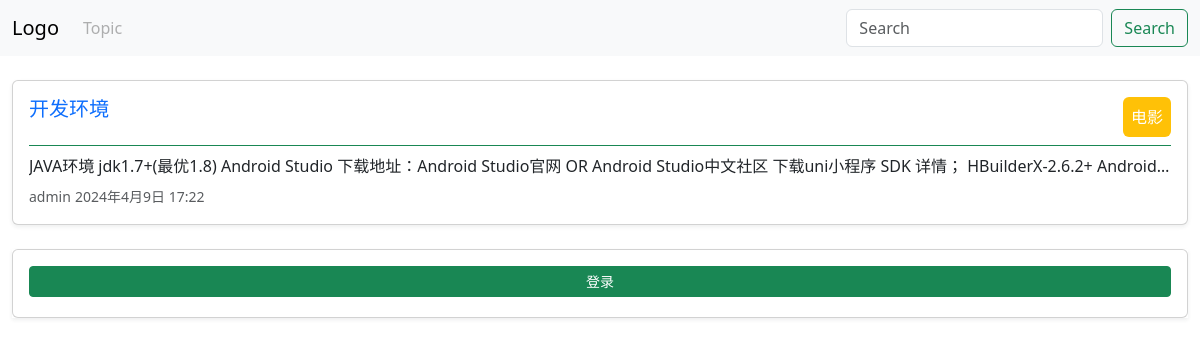
The page / on the database its author committed.
### posts/models.py (models this page shows)
class Posts(models.Model):
    title = models.CharField(max_length=50)
    content = models.TextField()
    date = models.DateTimeField(auto_now_add=True)
    topic = models.ForeignKey(Topics, on_delete=models.CASCADE)
    by = models.ForeignKey(User, on_delete=models.CASCADE)

class Topics(models.Model):
    subject = models.CharField(max_length=255)
    date = models.DateTimeField(auto_now_add=True)
    cat = models.ForeignKey(Categories, on_delete=models.CASCADE)
    by = models.ForeignKey(User, on_delete=models.CASCADE)
    class Make:
        db_table = 'posts_topics'
    def __str__(self):
        return self.subject

class User(models.Model):
    username = models.CharField(max_length=30, unique=True)
    password = models.CharField(max_length=255)
    email = models.EmailField()
    level = models.IntegerField(default=0)
    avatar = models.ImageField(upload_to='')
    desc = models.CharField(max_length=255)
    date = models.DateTimeField(auto_now_add=True)
    class Make:
        db_table = 'posts_user'
    def __str__(self):
        return self.username

### posts/views.py (the view)
# urls.py: path('', views.IndexView.as_view(), name='index'),
def index(request):
    posts = Posts.objects.select_related('by', 'topic').all().order_by('-date')
    return render(request, 'posts/index.html', {'posts': posts})

### posts/templates/posts/index.html (shortened to what this page needs)
{% extends './base.html' %}
{% block header %}
    {% include './header.html' %}
    <br>
{% endblock %}
{% block content %}
<div class="row">
    <div class="col-xxl-8">
        <main>
            {% for post in posts %}
                <a href="{% url 'posts:detail' post.id %}" class="text-decoration-none">
                    <div class="card mb-4 shadow-sm">
                        <div class="card-body">
                            <div class="row">
                                <div class="col-12">
                                    <div class="d-flex justify-content-between border-bottom border-success pb-2 mb-2">
                                        <h5>{{ post.title }}</h5>
                                        <div class="text-bg-warning rounded-2 p-2 fs-6 text-white">{{ post.topic }}</div>
                                    </div>
                                    <div class="text-dark d-inline-block text-truncate w-100">
                                        {{ post.content }}
                                    </div>
                                    <small class="text-muted">{{ post.by }}</small>
                                    <small class="text-muted">{{ post.date }}</small>
                                </div>
                            </div>
                        </div>
                    </div>
                </a>
            {% endfor %}
        </main>
    </div>
    <div class="col-xxl-4">
        {% include './user-card.html' %}
    </div>
</div>
{% endblock %}

### posts/templates/posts/base.html (shortened to what this page needs)
{% load static %}
<!doctype html>
<html lang="en">
<head>
    <link rel="stylesheet" href="{% static 'bootstrap/css/bootstrap.min.css' %}">
</head>
<body>
{% block header %}{% endblock %}
<div class="container-xxl">
    {% block content %}{% endblock %}
</div>
</body>
</html>

### posts/templates/posts/header.html (shortened to what this page needs)
<header class="header">
    <nav class="navbar navbar-expand-lg bg-body-tertiary sticky-top">
        <div class="container-fluid">
            <a class="navbar-brand" href="/">Logo</a>
            <div class="collapse navbar-collapse" id="navbarSupportedContent">
                <ul class="navbar-nav me-auto mb-2 mb-lg-0">
                    <li class="nav-item">
                        <a class="nav-link disabled" aria-current="page" href="javascript:;">Topic</a>
                    </li>
                </ul>
                <form class="d-flex" role="search">
                    <input class="form-control me-2" type="search" placeholder="Search" aria-label="Search">
                    <button class="btn btn-outline-success" type="submit">Search</button>
                </form>
            </div>
        </div>
    </nav>
</header>

### posts/templates/posts/user-card.html
<aside class="shadow-sm">
    <div class="card w-100">
        {% if request.session.userid %}
            <div class="card-body">
                <a href="{% url 'posts:user' request.session.userid %}" class="text-decoration-none">
                    <h5 class="card-title">{{ request.session.username }}</h5>
                    <p class="card-text">{{ request.session.desc }}</p>
                </a>
                <a href="{% url 'posts:create' %}" class="btn btn-outline-success btn-sm w-100">发帖</a>
            </div>
        {% else %}
            <div class="card-body">
                <a href="{% url 'posts:login' %}" class="btn btn-success btn-sm mb-1 w-100">登录</a>
            </div>
        {% endif %}
    </div>
</aside>

### rows shown on the page
Posts: title "开发环境", topic "电影", content "JAVA环境 jdk1.7+(最优1.8) Android Studio 下载地址：Android Studio官网 OR Android Studio中文社区 下载uni小程序 SDK 详情； HBuilderX-2.6.2+ Android…", by "admin", date "2024年4月9日 17:22"
